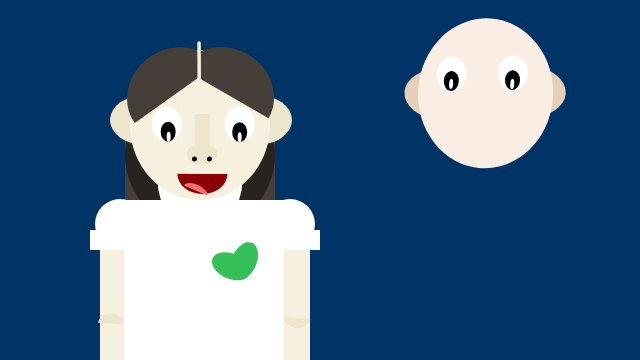
Frame 1 (no input)
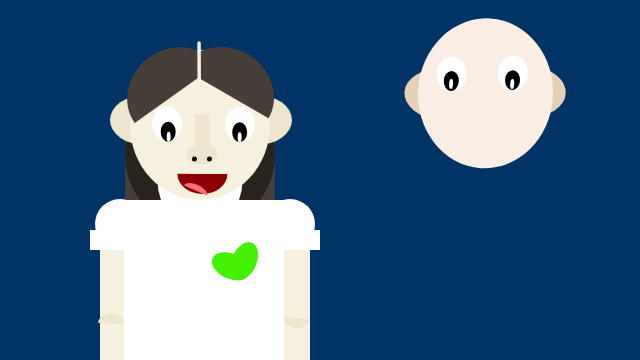
Frame 60 (no input)
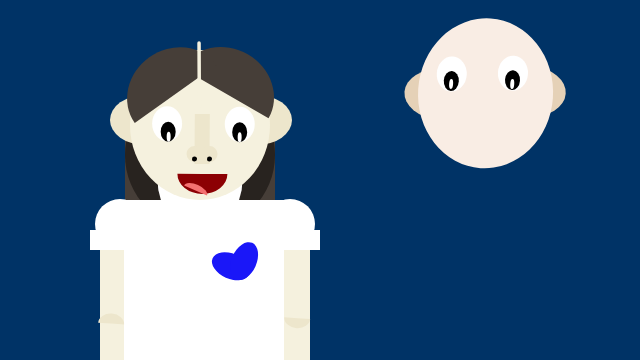
Frame 120 (the mouse pressed at the canvas centre since frame 60)

The p5.js sketch that drew these frames (run headless with seeded random() and noise() and a simulated clock; from frame 60 on, the mouse is pressed at the canvas centre):

// p5.js sketch
// ── sketch.js
function setup() {
	// create a place to draw
	createCanvas(640, 360);
	noStroke();

	gmainColor = color(100, 100, 200);
	gsecondColor = color(237,230,204);
	bmainColor = color (249,237,228);
	whiteColor = color (255,255,255)

console.log(color);
}

function draw() {
	// clear the background
	background(0,51,102);

	//fill for hair
	fill(70,62,56);
	//full hair
	rect(125,135,150,110);
	//shading for back hair
	fill(40,35,31);
	//back hair
	ellipse(200,155,150,150);

	//fill for ears
	fill(gsecondColor);
	//left ear and right ear
	ellipse(145,120,70,50);
	ellipse(257,120,70,50);

	//arms
	fill(245,241,222);
	rect(100,210,50,200);
	rect(260,210,50,200);

	//neck for shirt
	fill(whiteColor);
	ellipse(200,180,85,100);
	//shirt
	rect(124,200,160,170);
	//shoulders
	ellipse(120,224,50,50);
	ellipse(290,224,50,50);
	rect(90,230,80,20);
	rect(240,230,80,20);

	//fill for the face
	fill(245,241,222);
	// draw the face
	var diameter = (150, 150);
	ellipse(200, 125, diameter-10, diameter);

	//fill for top hair
	fill(70,62,56);
	//rotate top hair
	translate(width/1.90,height/3.6);
	rotate(PI/-1.2);
	arc(100,-50,100,90,0,PI);
	translate(width/5.08,height/4.4);
	rotate(PI/-2.75);
	arc(150,-50,100,90,0,PI)

	//color for hair par
	stroke(245,241,222);
	strokeWeight(3.5);
	//rotate line for hair par
	translate(width/4.74,height/3.67);
	rotate(PI/-1.7);
	line(165,50,125,.5);

	//no stroke for anything
	noStroke (0,0,0);
	//fill for eyes
	fill(whiteColor);
	//rotating white part of eyes
	translate(width/2.20,height/3.6);
	rotate(PI/1.27);
	ellipse (100,100,diameter-120,diameter-115);
	translate(width/4.2,height/1.8);
	rotate(PI/1);
	ellipse (125,100,diameter-120,diameter-115);

	//fill for eye pupil
	fill(0,0,0);
	//eye pupil
	ellipse(53.5,108,diameter-135,diameter-130);
	ellipse(125,108,diameter-135, diameter-130);
	//fill for eye iris
	fill(255,255,255);
	//eye iris
	ellipse(54,113,diameter-146,diameter-140);
	ellipse(125,113,diameter-146, diameter-140);

	//fill for nose
	fill(gsecondColor);
	//nose
	rect(80,90,15,50);
	ellipse(80,130,16,16);
 	ellipse(95,130,16,16);
	//fill for nostrils
	fill(0,0,0);
	//nostrils shape
	ellipse (80,135,5,5);
	ellipse (95,135,5,5);

	//fill for mouth
	fill(140,0,3);
	//mouth
	arc(88,150,50,40,0,PI);

	//fill for tongue
	fill(244,113,113);
	//rotate tongue
	translate(width/6.65,height/1.02);
	rotate(PI/-1.15);
	arc(88,165,25,12,0,PI);

	var diameter = random(150, 150);
	//fill heart
	fill(random(255),random(255),random(255));
	ellipse(25,110,diameter-110,diameter-125);
	ellipse(15,120,diameter-125,diameter-110);


	//fill and shading for the arms
	fill(gsecondColor);
	translate(width/6.65,height/1.02);
	rotate(PI/-.9);
	arc(53.5,300,26,20,0,PI);
	translate(width/6.65,height/1.02);
	rotate(PI/1);
	arc(228,35,26,20,0,PI);

	//starting on guy
	//fill for ears
	fill(229,209,183);
	ellipse(-175,295,70,50);
	ellipse(-84,286,70,50);

	//fill for the face
	fill(bmainColor);
	// draw the face
	var diameter = (150, 150);
	ellipse(-130, 290, diameter-15, diameter);



	//fill for eyes
	fill (whiteColor);
	ellipse (-95,307,diameter-120,diameter-115);
	ellipse (-156,312,diameter-120,diameter-115);
	//pupils
	fill(0,0,0)
	ellipse(-95,300,diameter-135,diameter-130);
	ellipse(-156,305,diameter-135, diameter-130);
	//iris
	fill(whiteColor)
	ellipse(-95,297,diameter-146,diameter-140);
	ellipse(-156,301,diameter-146, diameter-140);







}
